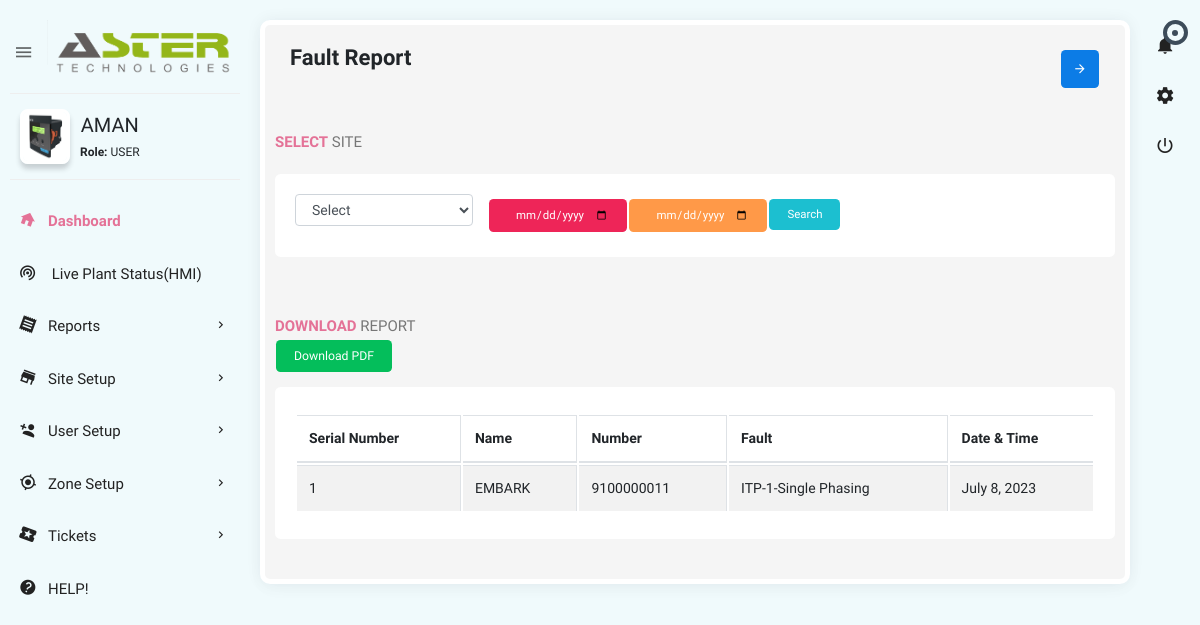
The page /faultreport/ (signed in) on the database its author committed.
### etp/models.py (models this page shows, shortened)
class UserProfile(models.Model):
    user = models.OneToOneField(User, on_delete=models.CASCADE)
    profile_picture = models.ImageField(upload_to='profile_pictures/', blank=True, null=True)

class User_addon(models.Model):
	class Meta():
		unique_together = ('user', 'azones')
	user = models.OneToOneField(User, on_delete=models.CASCADE)
	mobileno = models.CharField(max_length=15)
	company_name = models.CharField(max_length=40)
	location = models.CharField(max_length=20)
	role = models.CharField(max_length=20)
	password_text = models.CharField(max_length=30)
	createdby= models.IntegerField()
	azones=models.CharField(max_length=255)
	quota= models.IntegerField(default=0)

class fault(models.Model):
	class Meta():
		unique_together = ('site', 'dnt')
	site=models.ForeignKey(site, on_delete=models.CASCADE)
	fname= models.CharField(max_length=100)
	dnt=models.DateField(auto_now_add=True)

class site(models.Model):
	user = models.ForeignKey(User, on_delete=models.CASCADE)
	name=models.CharField(max_length=25)
	smno = models.CharField(max_length=25)
	lat = models.CharField(max_length=25)
	lon= models.CharField(max_length=25)
	status= models.CharField(max_length=25)
	opc=models.IntegerField()
	techno= models.CharField(max_length=150)
	techemail= models.CharField(max_length=100)
	city= models.CharField(max_length=25)
	dnt=models.DateTimeField(auto_now_add=True)
	ud=models.DateTimeField(auto_now_add=True)
	def default_vd():
		return datetime.now() + timedelta(days=365)
	vd = models.DateTimeField(default=default_vd)
	dl=models.IntegerField(default=0)

### etp/views.py (the view, shortened to what this page needs)
# urls.py: path('faultreport/',views.faultreport,name="faultreport"),
@login_required(login_url='/')
def faultreport(request):
    g=True
    freportlist=[]
    siteallocated=[]
    freport = fault.objects.filter(site__user=request.user)
    asite = site.objects.filter(user=request.user)
    if request.user.username=='Admin':
        freport=fault.objects.all()
        asite=site.objects.all()
    return render(request,'faultreport.html',{'faults':faultfunc(request.user),'fr':freport,'site':asite,'g':g})

### etp/views.py (called while the page is built)
def faultfunc(user):
    faults = fault.objects.filter(site__user=user).order_by('-dnt')[:6]
    return faults

### templates/faultreport.html (shortened to what this page needs)
{% extends 'main.html' %}
{% load static %}
{% block maincontent %}
<section class="content">
    <div class="body_scroll">
        <div class="block-header">
            <div class="row">
                <div class="col-lg-7 col-md-6 col-sm-12">
                    <h2>Fault Report</h2>
                </div>
                <div class="col-lg-5 col-md-6 col-sm-12">
                    <button class="btn btn-primary btn-icon float-right right_icon_toggle_btn" type="button"><i class="zmdi zmdi-arrow-right"></i></button>
                </div>
            </div>
        </div>
<form method="POST">
            <div class="row clearfix">
                    <div class="col-lg-12 col-md-12 col-sm-12">
                            <div class="card">
                                <div class="header">
                                        <h2> <strong>Select</strong> Site</h2>
                                        <br>
                                <div class="body">
                                    <div class="row clearfix">
                                            <div class="col-sm-3">
                                                <select class="form-control show-tick ms select2" data-placeholder="Select" name="siteid">
                                                    <option>Select</option>
                                                </select>
                                            </div>
                                            <div col-sm-3>
                                                <input type="date" class="btn btn-danger" name="fromdate">
                                            </div>
                                            <div col-sm-3>
                                                <input type="date" class="btn btn-warning " name="todate">
                                            </div>
                                            <div col-sm-3>
                                                <input type="submit" value="Search" class="btn btn-info">
                                            </div>
                                    </div>
                                </div>
                            </div>
                        </div>
                    </div>
            </div>
</form>
        <div class="row clearfix">
                <div class="col-lg-12">
                    <div class="card">
                        <div class="header">
                            <h2><strong>Download </strong> Report </h2>
                            <div col-sm-3>
                                <button class="btn btn-success"onclick="generatePDF()">Download PDF</button>
                            </div>
                        </div>
                        <div class="body">
                            <div class="table-responsive">
                                <table id="myTable" class="table table-bordered table-striped table-hover dataTable js-exportable">
                                    <thead>
                                        <tr>
                                            <th>Serial Number</th>
                                            <th>Name</th>
                                            <th>Number</th>
                                            <th>Fault</th>
                                            <th>Date & Time</th>
                                        </tr>
                                    </thead>
                                    <tbody>
                                        {% if post or g %}
                                        {% for item in fr|dictsort:"dnt" %}
                                            <tr>
                                                <td>{{ forloop.counter }}</td>
                                                <td>{{ item.site.name }}</td>
                                                <td>{{ item.site.smno }}</td>
                                                <td>{{ item.fname }}</td>
                                                <td>{{ item.dnt }}</td>
                                            </tr>
                                        {% endfor %}
                                        {% endif %}
                                    </tbody>
                                </table>
                            </div>
                        </div>
                    </div>
                </div>
            </div>
    </div>
</section>
{% endblock %}

### templates/base.html (shortened to what this page needs)
{% load static %}
<!doctype html>
<html class="no-js " lang="en">
<head>
<link rel="stylesheet" href="{% static 'assets/plugins/bootstrap/css/bootstrap.min.css' %}">
<link rel="stylesheet" href="{% static 'assets/plugins/jvectormap/jquery-jvectormap-2.0.3.min.css' %}"/>
<link rel="stylesheet" href="{% static 'assets/plugins/charts-c3/plugin.css' %}"/>
<link rel="stylesheet" href="{% static 'assets/plugins/morrisjs/morris.min.css' %}" />
<link rel="stylesheet" href="{% static 'assets/plugins/jquery-datatable/dataTables.bootstrap4.min.css' %}">
<link rel="stylesheet" href="{% static 'assets/plugins/select2/select2.css' %}" />
<link rel="stylesheet" href="{% static 'assets/plugins/multi-select/css/multi-select.css' %}">
<link rel="stylesheet" href="{% static 'assets/css/style.min.css' %}">
</head>
<body class="theme-blush" style="background-color: #f0fafc;">
{% block body %}
<div class="navbar-right">
    <ul class="navbar-nav">
        <li class="dropdown" data-step="12" data-intro="Click Here to for Notifications!">
            <a href="javascript:void(0);" class="dropdown-toggle" title="Notifications" data-toggle="dropdown" role="button"><i class="zmdi zmdi-notifications"></i>
                <div class="notify"><span class="heartbit"></span><span class="point"></span></div>
            </a>
        </li>
        <li data-step="13" data-intro="Click Here to for Dashboard setting!"><a href="javascript:void(0);" class="js-right-sidebar" title="Setting"><i class="zmdi zmdi-settings zmdi-hc-spin"></i></a></li>
        <li data-step="14" data-intro="Click Here to for Logout!"><a href="{% url 'logout' %}" class="mega-menu" title="Sign Out"><i class="zmdi zmdi-power"></i></a></li>
    </ul>
</div>
{% block leftsidebar %}
<aside id="leftsidebar" class="sidebar">
    <div class="navbar-brand">
        <button class="btn-menu ls-toggle-btn" type="button"><i class="zmdi zmdi-menu"></i></button>
        <a href="/{{ request.user.user_addon.role }}/"><img src="{% static 'assets/images/thumbnail.png' %}" width="100%" alt="Aero"></a>
    </div>
    <div class="menu">
        <ul class="list">
            <li>
                <div class="user-info">
                    <a class="image" href="/profile/" data-step="10" data-intro="Click Here to see your Profile!"><img src="{% if user.userprofile.profile_picture %}{{ user.userprofile.profile_picture.url }}{% else %}{% static 'assets/images/profile_av.jpg' %}{% endif %}" alt="Profile Picture" width="55px" height="55px"></a>
                    <div class="detail">
                        <h4>{{ request.user.username|upper }}</h4>
                        <small><strong>Role:</strong> {{ request.user.user_addon.role|upper }}</small>
                    </div>
                </div>
            </li>
            <li class="active open" data-step="1" data-title="Learn how to use this webiste!" data-intro="Click here for Home Page!"><a href="/{{ request.user.user_addon.role }}/"><i class="zmdi zmdi-home"></i><span>Dashboard</span></a></li>
            <li  data-step="2" data-intro="Click Here to see HMIs"><a href="/hmi/"><i class="zmdi zmdi-portable-wifi"></i><span> Live Plant Status(HMI)</span></a></li>
            <li data-step="3" data-intro="Click Here to see Reports"><a href="javascript:void(0);" class="menu-toggle"><i class="zmdi zmdi-receipt"></i><span>Reports</span></a>
            </li>
            {% block lmenu %}
            {% endblock %}
            <li><a href="javascript:introJs().setOptions({ skipUndefined: true }).start();">
                <i class="zmdi zmdi-help"></i><span>HELP!</span></a>
            </li>
        </ul>
    </div>
</aside>
{% endblock %}
{% block maincontent %}
{% endblock %}
{% endblock %}
<link rel="stylesheet" href="https://cdn.jsdelivr.net/npm/intro.js@6.0.0/introjs.min.css">
</body>
</html>

### rows shown on the page
fault: site.name "EMBARK", site.smno "9100000011", fname "ITP-1-Single Phasing", dnt "July 8, 2023"

### other values the page prints
{{ request.user.username|upper }} "AMAN"
{{ request.user.user_addon.role|upper }} "USER"
